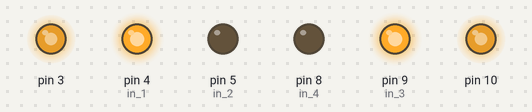
A sketch run on a simulated Arduino Uno, built with avr-gcc and run on an emulated ATmega328P. Shown: output pins drawn as LEDs (lit = HIGH).

Above: at 0.05 s.
At 5.05 s:
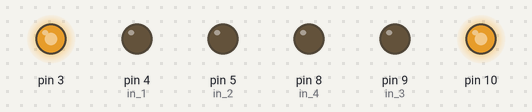
At 8.95 s:
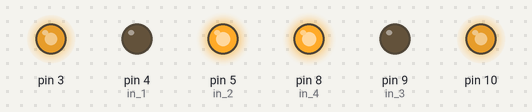
Timing chart, 0 to 10.4 s (numbered marks = the images above):
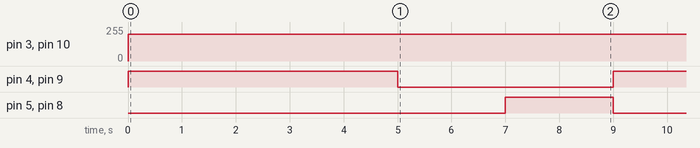

Measured:
- by itself, pin 3, pin 10: 0/255 → 200/255 at 0.00 s
- by itself, pin 4 (in_1), pin 9 (in_3): alternates HIGH for 5.0 s and LOW for 4.0 s
- by itself, pin 5 (in_2), pin 8 (in_4): alternates HIGH for 2.0 s and LOW for 7.0 s

The sketch:

Mootor_Check.ino
```cpp
int in_1= 4;
int in_2 = 5;
int in_3 = 9;
int in_4 = 8;

void setup() {
  // put your setup code here, to run once:

  pinMode(in_1, OUTPUT);
  pinMode(in_2, OUTPUT);
  pinMode(in_3, OUTPUT);
  pinMode(in_4, OUTPUT);
}

void loop() {
  // put your main code here, to run repeatedly:

  digitalWrite(in_1, HIGH);
  digitalWrite(in_2, LOW);
  analogWrite(3, 200);

  digitalWrite(in_3, HIGH);
  digitalWrite(in_4, LOW);
  analogWrite(10, 200);

  delay(5000);

  digitalWrite(in_1, LOW);
  digitalWrite(in_2, LOW);

  digitalWrite(in_3, LOW);
  digitalWrite(in_4, LOW);

   delay(2000);

   digitalWrite(in_1, LOW);
  digitalWrite(in_2, HIGH);

   digitalWrite(in_3, LOW);
  digitalWrite(in_4, HIGH);

  delay(2000);
}
```
